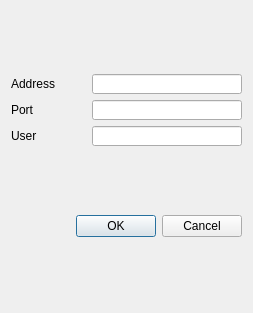
<?xml version="1.0" encoding="UTF-8"?>
<ui version="4.0">
 <class>Dialog</class>
 <widget class="QDialog" name="Dialog">
  <property name="geometry">
   <rect>
    <x>0</x>
    <y>0</y>
    <width>253</width>
    <height>313</height>
   </rect>
  </property>
  <property name="windowTitle">
   <string>Dialog</string>
  </property>
  <layout class="QGridLayout" name="gridLayout">
   <item row="0" column="0">
    <layout class="QVBoxLayout" name="verticalLayout_4">
     <item>
      <layout class="QHBoxLayout" name="horizontalLayout_5">
       <item>
        <widget class="QLabel" name="label_2">
         <property name="text">
          <string>Address</string>
         </property>
        </widget>
       </item>
       <item>
        <widget class="QLineEdit" name="address_edit">
         <property name="maximumSize">
          <size>
           <width>150</width>
           <height>20</height>
          </size>
         </property>
         <property name="maxLength">
          <number>150</number>
         </property>
        </widget>
       </item>
      </layout>
     </item>
     <item>
      <layout class="QHBoxLayout" name="horizontalLayout_4">
       <item>
        <widget class="QLabel" name="label">
         <property name="text">
          <string>Port</string>
         </property>
        </widget>
       </item>
       <item>
        <widget class="QLineEdit" name="port_edit">
         <property name="maximumSize">
          <size>
           <width>150</width>
           <height>20</height>
          </size>
         </property>
         <property name="maxLength">
          <number>150</number>
         </property>
        </widget>
       </item>
      </layout>
     </item>
     <item>
      <layout class="QHBoxLayout" name="horizontalLayout_3">
       <item>
        <widget class="QLabel" name="label_3">
         <property name="text">
          <string>User</string>
         </property>
        </widget>
       </item>
       <item>
        <widget class="QLineEdit" name="username_edit">
         <property name="maximumSize">
          <size>
           <width>150</width>
           <height>20</height>
          </size>
         </property>
        </widget>
       </item>
      </layout>
     </item>
    </layout>
   </item>
   <item row="1" column="0">
    <widget class="QDialogButtonBox" name="buttonBox">
     <property name="orientation">
      <enum>Qt::Horizontal</enum>
     </property>
     <property name="standardButtons">
      <set>QDialogButtonBox::Cancel|QDialogButtonBox::Ok</set>
     </property>
    </widget>
   </item>
  </layout>
 </widget>
 <resources/>
 <connections>
  <connection>
   <sender>buttonBox</sender>
   <signal>accepted()</signal>
   <receiver>Dialog</receiver>
   <slot>accept()</slot>
   <hints>
    <hint type="sourcelabel">
     <x>248</x>
     <y>254</y>
    </hint>
    <hint type="destinationlabel">
     <x>157</x>
     <y>274</y>
    </hint>
   </hints>
  </connection>
  <connection>
   <sender>buttonBox</sender>
   <signal>rejected()</signal>
   <receiver>Dialog</receiver>
   <slot>reject()</slot>
   <hints>
    <hint type="sourcelabel">
     <x>316</x>
     <y>260</y>
    </hint>
    <hint type="destinationlabel">
     <x>286</x>
     <y>274</y>
    </hint>
   </hints>
  </connection>
 </connections>
</ui>
